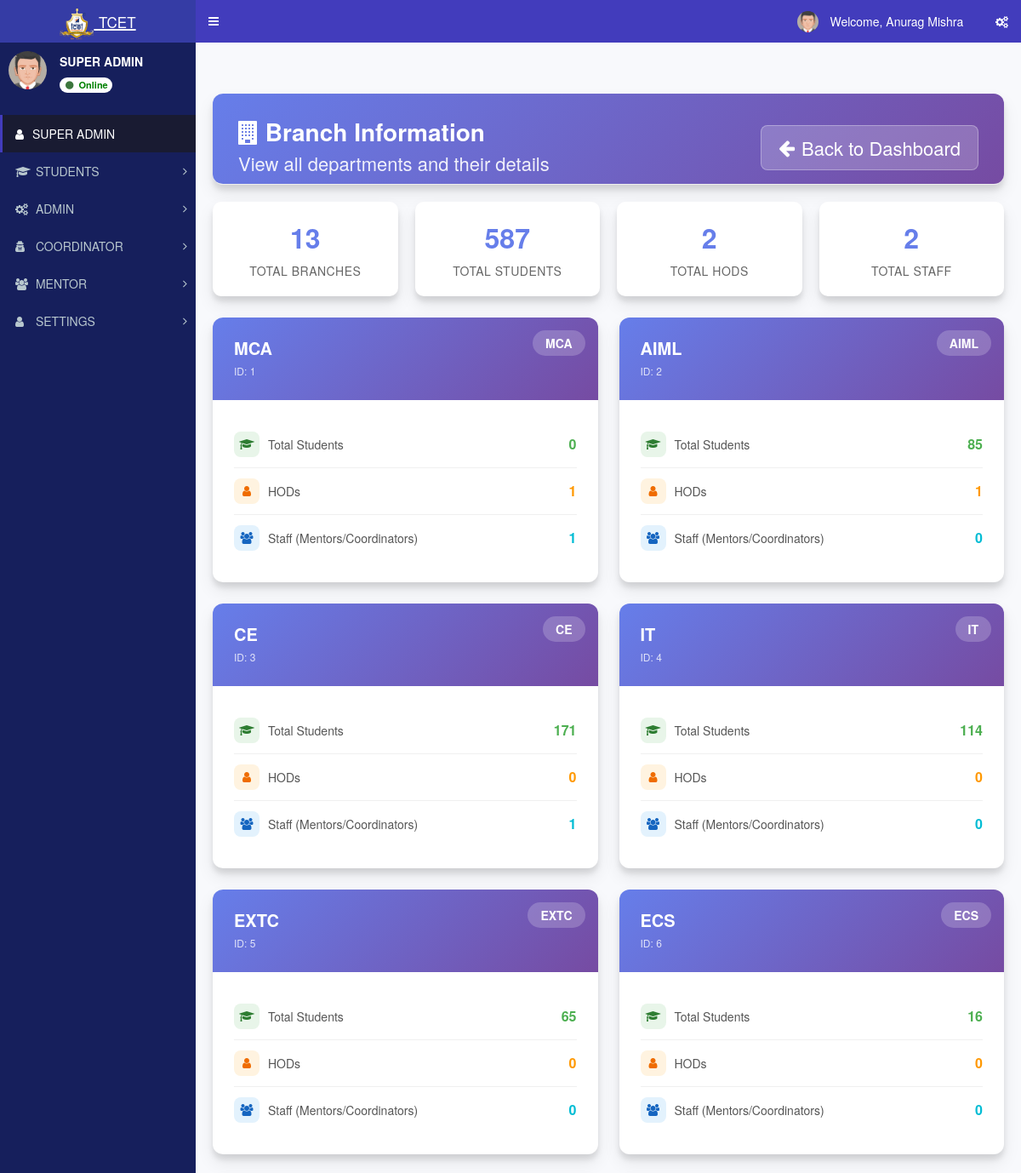
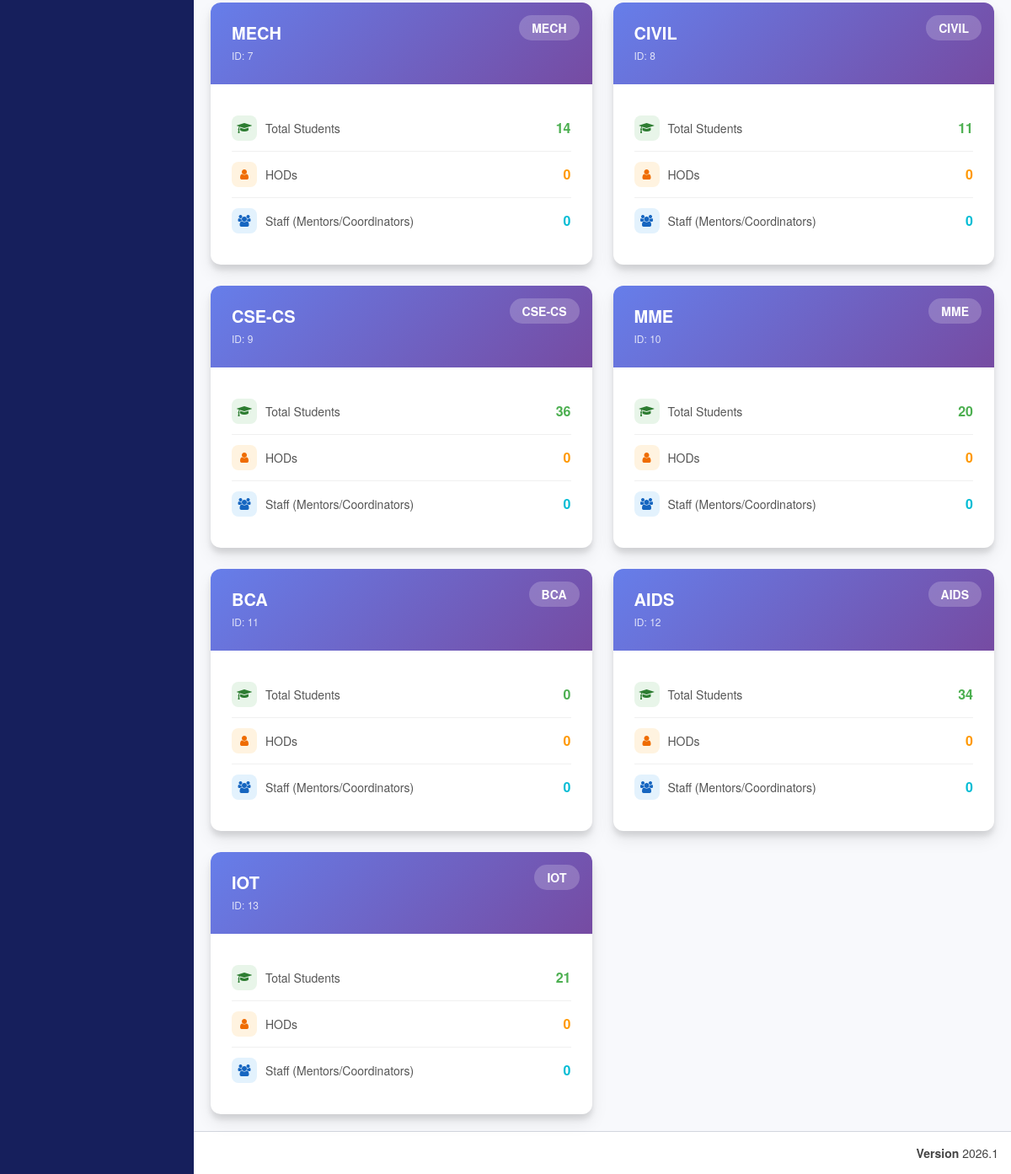
The page /admin/branch_info.php (signed in) on the database its author committed (2 pictures, top to bottom).
### tables this page shows
CREATE TABLE `st_role_master` (
  `role_id` int(11) NOT NULL,
  `role_name` varchar(100) NOT NULL
);

CREATE TABLE `st_menu_master` (
  `menu_id` int(11) NOT NULL,
  `menu_name` varchar(100) NOT NULL,
  `menu_icon` varchar(100) NOT NULL DEFAULT 'fa fa-folder'
);

CREATE TABLE `st_department_master` (
  `department_id` int(11) NOT NULL,
  `department_name` varchar(150) NOT NULL,
  `date` timestamp NOT NULL DEFAULT current_timestamp() ON UPDATE current_timestamp()
);

### database/db_connect.php (called while the page is built, shortened)
<?php
class DBController
{
    public $host = "localhost";
    public $user = "root";
    public $password = "";
    public $database = "tcet_st";
    function __construct()
    {
        $this->conn = $this->connectDB();
    }
    function connectDB()
    {
      $conn = @mysqli_connect($this->host,$this->user,$this->password,$this->database);
      return $conn;
    }
}
?>

### admin/branch_info.php (the view, shortened to what this page needs)
<?php
require "header/header.php";
$db_handle = new DBController();
$selectedDepartmentId = intval($_GET['department_id'] ?? 0);
$branches_query = "SELECT
    d.department_id as id,
    d.department_name as name,
    CASE
        WHEN LOCATE(' ', d.department_name) > 0
        THEN UPPER(SUBSTRING(d.department_name, 1, LOCATE(' ', d.department_name) - 1))
        ELSE UPPER(d.department_name)
    END as code,
    (SELECT COUNT(*) FROM st_student_master WHERE department_id = d.department_id AND status = 0
    ) as total_students,
    (SELECT COUNT(*) FROM st_user_master WHERE department_id = d.department_id AND role_id = 2) as total_hods,
    (SELECT COUNT(*) FROM st_user_master WHERE department_id = d.department_id AND role_id IN (3,4)) as total_staff
FROM st_department_master d
" . ($selectedDepartmentId > 0 ? "WHERE d.department_id = $selectedDepartmentId " : "") . "
ORDER BY d.department_id";
$branches_result = mysqli_query($db_handle->conn, $branches_query);
$branches = [];
if ($branches_result) {
    while ($row = mysqli_fetch_assoc($branches_result)) {
        $branches[] = $row;
    }
} else {
    error_log("Branches query failed: " . mysqli_error($db_handle->conn));
}
$total_branches = count($branches);
?>
<!DOCTYPE html>
<html lang="en">
<head>
    <link rel="stylesheet" href="https://cdnjs.cloudflare.com/ajax/libs/font-awesome/4.5.0/css/font-awesome.min.css">
</head>
<body>
    <div class="content-wrapper">
        <div class="page-header">
            <div>
                <h1><i class="fa fa-building"></i> Branch Information</h1>
                <p><?php echo $selectedDepartmentId > 0 ? 'Viewing your branch only' : 'View all departments and their details'; ?></p>
            </div>
            <a href="index.php" class="back-btn">
                <i class="fa fa-arrow-left"></i> Back to Dashboard
            </a>
        </div>
        <div class="stats-bar">
            <div class="stat-item">
                <div class="stat-number"><?php echo $total_branches; ?></div>
                <div class="stat-label">Total Branches</div>
            </div>
            <div class="stat-item">
                <div class="stat-number"><?php echo array_sum(array_column($branches, 'total_students')); ?></div>
                <div class="stat-label">Total Students</div>
            </div>
            <div class="stat-item">
                <div class="stat-number"><?php echo array_sum(array_column($branches, 'total_hods')); ?></div>
                <div class="stat-label">Total HODs</div>
            </div>
            <div class="stat-item">
                <div class="stat-number"><?php echo array_sum(array_column($branches, 'total_staff')); ?></div>
                <div class="stat-label">Total Staff</div>
            </div>
        </div>
        <?php if (empty($branches)): ?>
            <div class="empty-state">
                <i class="fa fa-building"></i>
                <h3>No Branches Found</h3>
                <p>No branch data available in the database.</p>
            </div>
        <?php else: ?>
            <div class="branches-grid">
                <?php foreach ($branches as $branch): ?>
                    <div class="branch-card">
                        <div class="branch-header">
                            <span class="branch-code"><?php echo htmlspecialchars($branch['code']); ?></span>
                            <h3><?php echo htmlspecialchars($branch['name']); ?></h3>
                            <span class="branch-id">ID: <?php echo htmlspecialchars($branch['id']); ?></span>
                        </div>
                        <div class="branch-body">
                            <div class="metric-row">
                                <div class="metric-label">
                                    <i class="fa fa-graduation-cap" style="background: #e8f5e9; color: #2e7d32;"></i>
                                    Total Students
                                </div>
                                <div class="metric-value students">
                                    <?php echo (int)$branch['total_students']; ?>
                                </div>
                            </div>
                            <div class="metric-row">
                                <div class="metric-label">
                                    <i class="fa fa-user" style="background: #fff3e0; color: #ef6c00;"></i>
                                    HODs
                                </div>
                                <div class="metric-value hods">
                                    <?php echo (int)$branch['total_hods']; ?>
                                </div>
                            </div>
                            <div class="metric-row">
                                <div class="metric-label">
                                    <i class="fa fa-users" style="background: #e3f2fd; color: #1565c0;"></i>
                                    Staff (Mentors/Coordinators)
                                </div>
                                <div class="metric-value staff">
                                    <?php echo (int)$branch['total_staff']; ?>
                                </div>
                            </div>
                        </div>
                    </div>
                <?php endforeach; ?>
            </div>
        <?php endif; ?>
    </div>
    <?php include "header/footer.php"; ?>
</body>
</html>

### admin/header/header.php (shortened to what this page needs)
<?php
include_once("../database/db_connect.php");
$db_handle = new DBController();
$sessionLoginId = intval($_SESSION['user_login_id'] ?? $_SESSION['user_session'] ?? 0);
$username = '';
$userid = 0;
$usertype = 0;
$sql = "SELECT l.login_id, l.username, l.user_id, u.role_id, u.user_name, r.role_name
	    FROM st_login l
	    LEFT JOIN st_user_master u ON u.user_id = l.user_id
	    LEFT JOIN st_role_master r ON r.role_id = u.role_id
	    WHERE l.login_id='" . $sessionLoginId . "' LIMIT 1";
$result = mysqli_query($db_handle->conn, $sql);
if ($result && $result->num_rows > 0) {
	$row = $result->fetch_assoc();
	$username = $row['username'];
	$userid = intval($row['user_id']);
	$usertype = intval($row['role_id']);
}
$name = $username;
$profileSql = "SELECT COALESCE(NULLIF(TRIM(u.user_name), ''), l.username) AS user_name
			   FROM st_login l
			   LEFT JOIN st_user_master u ON u.user_id = l.user_id
			   WHERE l.user_id = $userid LIMIT 1";
$profileResult = mysqli_query($db_handle->conn, $profileSql);
if ($profileResult && ($profileRow = mysqli_fetch_assoc($profileResult))) {
	$profileName = trim((string)($profileRow['user_name'] ?? ''));
	if ($profileName !== '') {
		$name = $profileName;
	}
}
$sql = "SELECT role_name FROM st_role_master WHERE role_id = ? LIMIT 1";
$stmt = mysqli_prepare($db_handle->conn, $sql);
if ($stmt) {
	mysqli_stmt_bind_param($stmt, 'i', $usertype);
	mysqli_stmt_execute($stmt);
	$result = mysqli_stmt_get_result($stmt);
	if ($row = mysqli_fetch_assoc($result)) {
		$role_name = $row['role_name'];
	}
}
$dashboardRoute = ($usertype === 5) ? 'student_dashboard.php' : 'index.php';
?>
<!DOCTYPE html>
<html>
<head>
	<link rel="stylesheet" href="bootstrap/css/bootstrap.min.css">
	<link rel="stylesheet" href="https://cdnjs.cloudflare.com/ajax/libs/font-awesome/4.5.0/css/font-awesome.min.css">
	<link rel="stylesheet" href="https://cdnjs.cloudflare.com/ajax/libs/ionicons/2.0.1/css/ionicons.min.css">
	<link rel="stylesheet" href="dist/css/AdminLTE.min.css">
	<link rel="stylesheet" href="dist/css/skins/_all-skins.min.css">
	<link rel="stylesheet" href="plugins/iCheck/flat/blue.css">
	<link rel="stylesheet" href="plugins/morris/morris.css">
	<link rel="stylesheet" href="plugins/jvectormap/jquery-jvectormap-1.2.2.css">
	<link rel="stylesheet" href="plugins/datepicker/datepicker3.css">
	<link rel="stylesheet" href="plugins/daterangepicker/daterangepicker.css">
	<link rel="stylesheet" href="plugins/bootstrap-wysihtml5/bootstrap3-wysihtml5.min.css">
</head>
<body class="hold-transition skin-blue sidebar-mini">
	<div class="wrapper">
		<header class="main-header">
			<a href="<?php echo $dashboardRoute; ?>" class="logo">
				<span class="logo-lg"><img src="images/booklogo.webp" class="py-2" height="40px" /> <small>TCET</small></span>
			</a>
			<nav class="navbar navbar-static-top">
				<a href="#" class="sidebar-toggle" data-toggle="offcanvas" role="button">
				</a>
				<div class="navbar-custom-menu">
					<ul class="nav navbar-nav">
						<li class="dropdown user user-menu">
							<a href="#" class="dropdown-toggle" data-toggle="dropdown">
								<img src="dist/img/user2-160x160.jpg" class="user-image" alt="User Image">
								<span class="hidden-xs">&nbsp;Welcome, <?php echo $name; ?> &nbsp;</span>
							</a>
						</li>
						<li>
							<a href="#" data-toggle="control-sidebar"><i class="fa fa-gears"></i></a>
						</li>
					</ul>
				</div>
			</nav>
		</header>
		<aside class="main-sidebar">
			<section class="sidebar">
				<div class="user-panel">
					<div class="pull-left image">
						<img src="dist/img/user2-160x160.jpg" class="img-circle" alt="User Image">
					</div>
					<div class="pull-left info">
						<p><span><?php echo htmlspecialchars($role_name); ?></span></p>
						<a class="badge" href="#" style="background:white; color: green;">
							<i class="fa fa-circle text-success"></i> Online
						</a>
					</div>
				</div>
				<br />
				<?php include "side_menu.php"; ?>
		</aside>

### admin/header/side_menu.php (shortened to what this page needs)
<?php
function sidebar_has_column($conn, $table, $column)
{
	$escapedColumn = mysqli_real_escape_string($conn, $column);
	$result = mysqli_query($conn, "SHOW COLUMNS FROM $table LIKE '$escapedColumn'");
	$exists = ($result && mysqli_num_rows($result) > 0);
	return $exists;
}
$menuHasIconColumn = sidebar_has_column($db_handle->conn, 'st_menu_master', 'menu_icon');
$subMenuHasIconColumn = sidebar_has_column($db_handle->conn, 'st_sub_menu_master', 'sub_menu_icon');
$subMenuHasRouteColumn = sidebar_has_column($db_handle->conn, 'st_sub_menu_master', 'sub_menu_route');
$menuTree = array();
$menuIconSelect = $menuHasIconColumn
	? "COALESCE(NULLIF(TRIM(m.menu_icon), ''), 'fa fa-folder') AS menu_icon"
	: "'fa fa-folder' AS menu_icon";
$subMenuRouteSelect = $subMenuHasRouteColumn
	? "COALESCE(NULLIF(TRIM(sm.sub_menu_route), ''), '#') AS sub_menu_route"
	: "'#' AS sub_menu_route";
$subMenuIconSelect = $subMenuHasIconColumn
	? "COALESCE(NULLIF(TRIM(sm.sub_menu_icon), ''), 'fa fa-angle-double-right') AS sub_menu_icon"
	: "'fa fa-angle-double-right' AS sub_menu_icon";
$menuSql = "SELECT m.menu_id, m.menu_name, $menuIconSelect
			FROM st_menu_master m
			WHERE (
				EXISTS (
					SELECT 1
					FROM st_menu_allocation_master mar
					WHERE mar.menu_id = m.menu_id
					  AND mar.role_id = ?
					  AND mar.sub_menu_id IS NULL
				)
				OR EXISTS (
					SELECT 1
					FROM st_menu_allocation_master maa
					WHERE maa.menu_id = m.menu_id
					  AND maa.role_id = ?
					  AND maa.sub_menu_id IS NOT NULL
				)
			)
			ORDER BY m.menu_id";
$menuStmt = mysqli_prepare($db_handle->conn, $menuSql);
if ($menuStmt) {
	mysqli_stmt_bind_param($menuStmt, 'ii', $usertype, $usertype);
	mysqli_stmt_execute($menuStmt);
	$menuResult = mysqli_stmt_get_result($menuStmt);
	while ($menuRow = mysqli_fetch_assoc($menuResult)) {
		$menuId = (int) $menuRow['menu_id'];
		$menuTree[$menuId] = array(
			'menu_name' => $menuRow['menu_name'],
			'menu_icon' => $menuRow['menu_icon'],
			'submenus' => array()
		);
		$subSql = "SELECT sm.sub_menu_id, sm.sub_menu_name, $subMenuRouteSelect, $subMenuIconSelect
				   FROM st_sub_menu_master sm
				   WHERE sm.menu_id = ?
				   AND (
					   EXISTS (
						   SELECT 1
						   FROM st_menu_allocation_master mar
						   WHERE mar.sub_menu_id = sm.sub_menu_id
							 AND mar.role_id = ?
					   )
				   )
				   ORDER BY sm.sort_order ASC, sm.sub_menu_id ASC";
		$subStmt = mysqli_prepare($db_handle->conn, $subSql);
		if ($subStmt) {
			mysqli_stmt_bind_param($subStmt, 'ii', $menuId, $usertype);
			mysqli_stmt_execute($subStmt);
			$subResult = mysqli_stmt_get_result($subStmt);
			while ($subRow = mysqli_fetch_assoc($subResult)) {
				$menuTree[$menuId]['submenus'][] = $subRow;
			}
		}
	}
}
?>
<ul class="sidebar-menu" id="sidebar-dynamic-menu">
<li class="active"><a href="index.php"><i class="fa fa-user"></i><span><?php echo htmlspecialchars($role_name); ?></span></a></li>
<?php foreach ($menuTree as $menuId => $menuData) {
	$menuName = trim((string) $menuData['menu_name']);
	$menuIcon = trim((string) $menuData['menu_icon']);
?>
<li class="treeview" data-menu-id="<?php echo $menuId; ?>" id="sidebar-menu-<?php echo $menuId; ?>">
<a href="#">
<i class="<?php echo htmlspecialchars($menuIcon); ?>" aria-hidden="true"></i> <span><?php echo strtoupper(htmlspecialchars($menuName)); ?></span>
<span class="pull-right-container">
<i class="fa fa-angle-right pull-right"></i>
</span>
</a>
</li>
<?php } ?>
</ul>
</section>

### rows shown on the page
st_role_master: role_name "SUPER ADMIN"
st_menu_master: menu_name "STUDENTS"
st_menu_master: menu_name "ADMIN"
st_menu_master: menu_name "COORDINATOR"
st_menu_master: menu_name "MENTOR"
st_menu_master: menu_name "SETTINGS"
st_department_master: code "MCA", department_name "MCA", department_id "1", total_students "0", total_hods "1", total_staff "1"
st_department_master: code "AIML", department_name "AIML", department_id "2", total_students "85", total_hods "1", total_staff "0"
st_department_master: code "CE", department_name "CE", department_id "3", total_students "171", total_hods "0", total_staff "1"
st_department_master: code "IT", department_name "IT", department_id "4", total_students "114", total_hods "0", total_staff "0"
st_department_master: code "EXTC", department_name "EXTC", department_id "5", total_students "65", total_hods "0", total_staff "0"
st_department_master: code "ECS", department_name "ECS", department_id "6", total_students "16", total_hods "0", total_staff "0"
st_department_master: code "MECH", department_name "MECH", department_id "7", total_students "14", total_hods "0", total_staff "0"
st_department_master: code "CIVIL", department_name "CIVIL", department_id "8", total_students "11", total_hods "0", total_staff "0"
st_department_master: code "CSE-CS", department_name "CSE-CS", department_id "9", total_students "36", total_hods "0", total_staff "0"
st_department_master: code "MME", department_name "MME", department_id "10", total_students "20", total_hods "0", total_staff "0"
st_department_master: code "BCA", department_name "BCA", department_id "11", total_students "0", total_hods "0", total_staff "0"
st_department_master: code "AIDS", department_name "AIDS", department_id "12", total_students "34", total_hods "0", total_staff "0"
st_department_master: code "IOT", department_name "IOT", department_id "13", total_students "21", total_hods "0", total_staff "0"

### other values the page prints
$name "Anurag Mishra"
$total_branches "13"
array_sum(array_column($branches, 'total_students')) "587"
array_sum(array_column($branches, 'total_hods')) "2"
array_sum(array_column($branches, 'total_staff')) "2"
